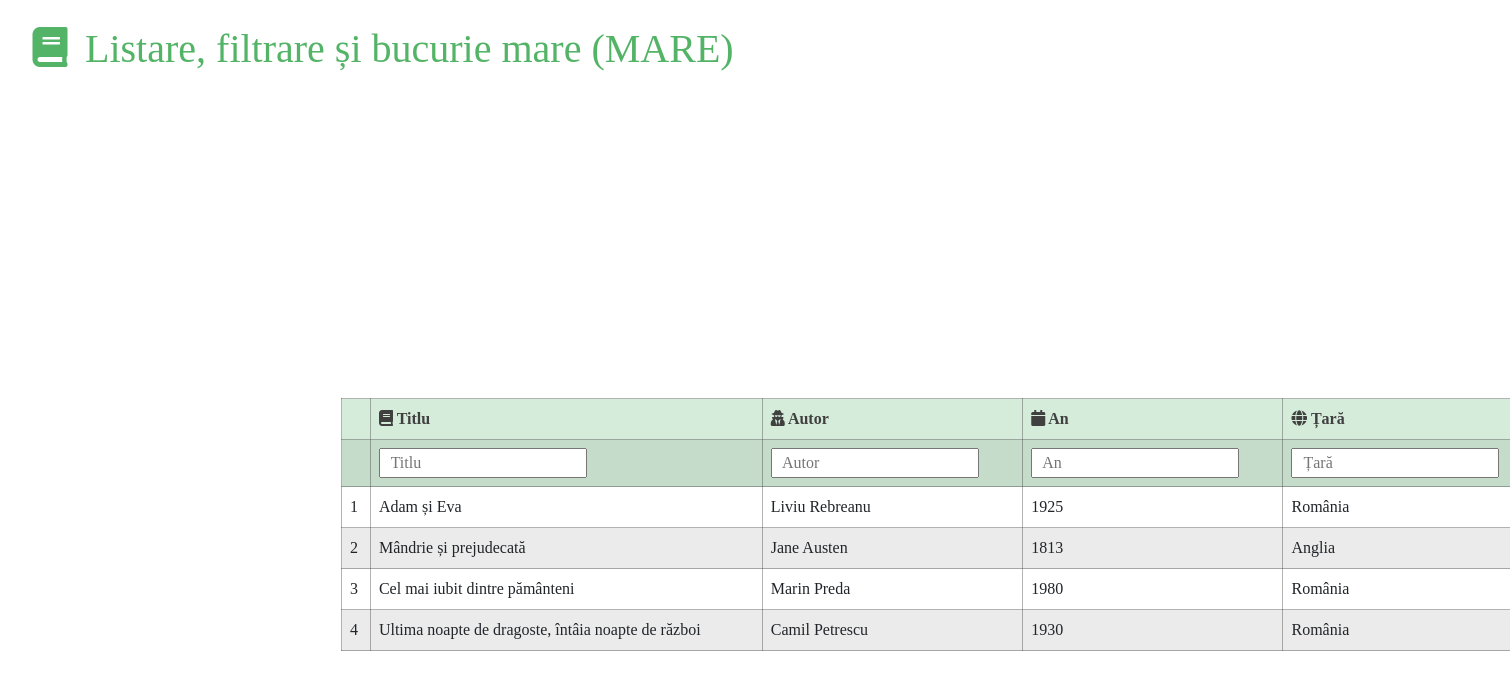
/bookstorePS04/, run on an earlier commit of the app's database.
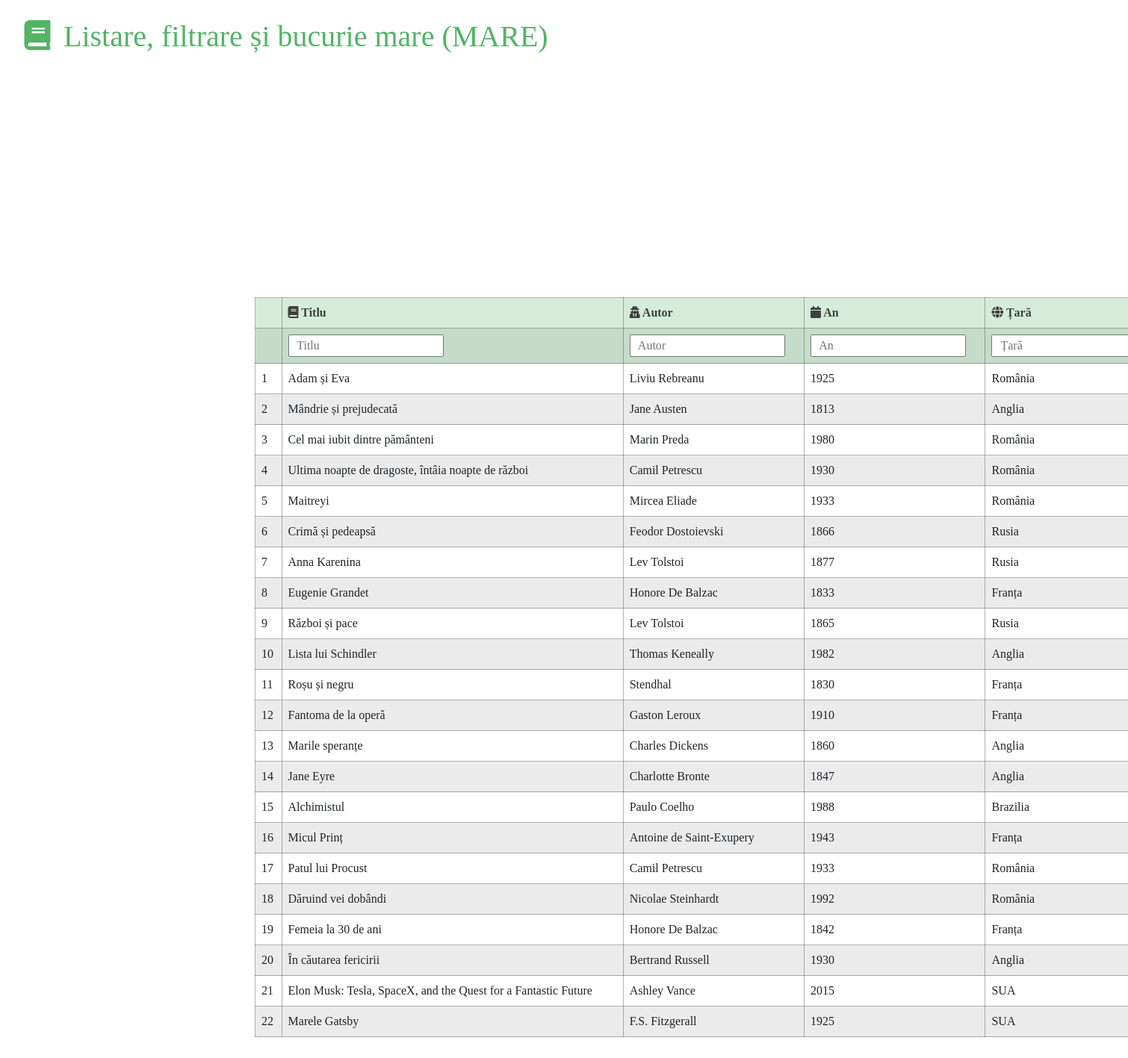
And on a later commit of the database.
### bookstorePS04_app/models.py (models this page shows, shortened)
class Carte(models.Model):
    titlu = models.CharField(max_length = 256)
    autor = models.CharField(max_length = 64)
    an = models.IntegerField()
    tara = models.CharField(max_length = 64)
    subiect = models.CharField(max_length = 256)

### bookstorePS04_app/views.py (the view)
# urls.py: path("", views.index, name="index")
def index(request):
    return render(request, "carti/filtrare.html", {
        "cărți": Carte.objects.all()
    })

### bookstorePS04_app/templates/carti/filtrare.html (shortened to what this page needs)
<!DOCTYPE html>
<html lang="ro">
    <head>
        <link rel="stylesheet" href="https://cdnjs.cloudflare.com/ajax/libs/font-awesome/4.7.0/css/font-awesome.min.css">
        <link rel="stylesheet" type="text/css" href="https://cdn.datatables.net/1.10.21/css/jquery.dataTables.css">
        <link rel="stylesheet" href="https://stackpath.bootstrapcdn.com/bootstrap/4.3.1/css/bootstrap.min.css">
        <link rel="stylesheet" href="https://use.fontawesome.com/releases/v5.6.3/css/all.css">
        <link rel="stylesheet" href="https://unpkg.com/bootstrap-table@1.16.0/dist/bootstrap-table.min.css">
        <link rel="stylesheet" type="text/css" href="http://cdnjs.cloudflare.com/ajax/libs/bootstrap-table/1.16.0/extensions/filter-control/bootstrap-table-filter-control.css">
    </head>
    <h1> <i class="fa fa-book fa-spin fa-1x fa-fw"></i> Listare, filtrare și bucurie mare (MARE) </h1>
    <body>
        <div>
        <table
        id="example"
        style="width:99%">
        <thead>
          <tr>
            <th></th>
            <th><i class="fa fa-book"></i>  Titlu</th>
            <th><i class="fa fa-user-secret"></i>  Autor</th>
            <th><i class="fa fa-calendar"></i>  An</th>
            <th><i class="fa fa-globe"></i>  Țară</th>
          </tr>
        </thead>
        <tbody>
            {% for carte in cărți %}
            <tr>
                <td>{{carte.id}}</td>
                <td>{{carte.titlu}}</td>
                <td>{{carte.autor}}</td>
                <td>{{carte.an}}</td>
                <td>{{carte.tara}}</td>
            </tr>
            {% endfor %}
        </tbody>
      </table>
      </div>
    </body>
</html>

### bookstorePS04_app/templates/carti/filtrare.html (style rules this page uses)
h1 { font-family: "Calibri";margin: 25px;color: rgba(40, 160, 64, 0.8) }
div { margin: 16px; }
table { border-collapse: collapse; margin: 325px; }
th { color:rgba(64, 64, 64, 1); background-color: rgba(40, 160, 64, 0.2); }
th, td { padding: 8px; text-align: left; }
table, th, td { border: 0.8px solid rgba(64, 64, 64, 0.4);font-family: "Calibri"; }
tr:nth-child(even) { background-color: rgba(64, 64, 64, 0.1); }

What changed in the data, as far as the page shows it:
added Carte: id "5", titlu "Maitreyi", autor "Mircea Eliade", an "1933", tara "România"
added Carte: id "6", titlu "Crimă și pedeapsă", autor "Feodor Dostoievski", an "1866", tara "Rusia"
added Carte: id "7", titlu "Anna Karenina", autor "Lev Tolstoi", an "1877", tara "Rusia"
added Carte: id "8", titlu "Eugenie Grandet", autor "Honore De Balzac", an "1833", tara "Franța"
added Carte: id "9", titlu "Război și pace", autor "Lev Tolstoi", an "1865", tara "Rusia"
added Carte: id "10", titlu "Lista lui Schindler", autor "Thomas Keneally", an "1982", tara "Anglia"
added Carte: id "11", titlu "Roșu și negru", autor "Stendhal", an "1830", tara "Franța"
added Carte: id "12", titlu "Fantoma de la operă", autor "Gaston Leroux", an "1910", tara "Franța"
added Carte: id "13", titlu "Marile speranțe", autor "Charles Dickens", an "1860", tara "Anglia"
added Carte: id "14", titlu "Jane Eyre", autor "Charlotte Bronte", an "1847", tara "Anglia"
added Carte: id "15", titlu "Alchimistul", autor "Paulo Coelho", an "1988", tara "Brazilia"
added Carte: id "16", titlu "Micul Prinț", autor "Antoine de Saint-Exupery", an "1943", tara "Franța"
added Carte: id "17", titlu "Patul lui Procust", autor "Camil Petrescu", an "1933", tara "România"
added Carte: id "18", titlu "Dăruind vei dobândi", autor "Nicolae Steinhardt", an "1992", tara "România"
added Carte: id "19", titlu "Femeia la 30 de ani", autor "Honore De Balzac", an "1842", tara "Franța"
added Carte: id "20", titlu "În căutarea fericirii", autor "Bertrand Russell", an "1930", tara "Anglia"
added Carte: id "21", titlu "Elon Musk: Tesla, SpaceX, and the Quest for a Fantastic Future", autor "Ashley Vance", an "2015", tara "SUA"
added Carte: id "22", titlu "Marele Gatsby", autor "F.S. Fitzgerall", an "1925", tara "SUA"
